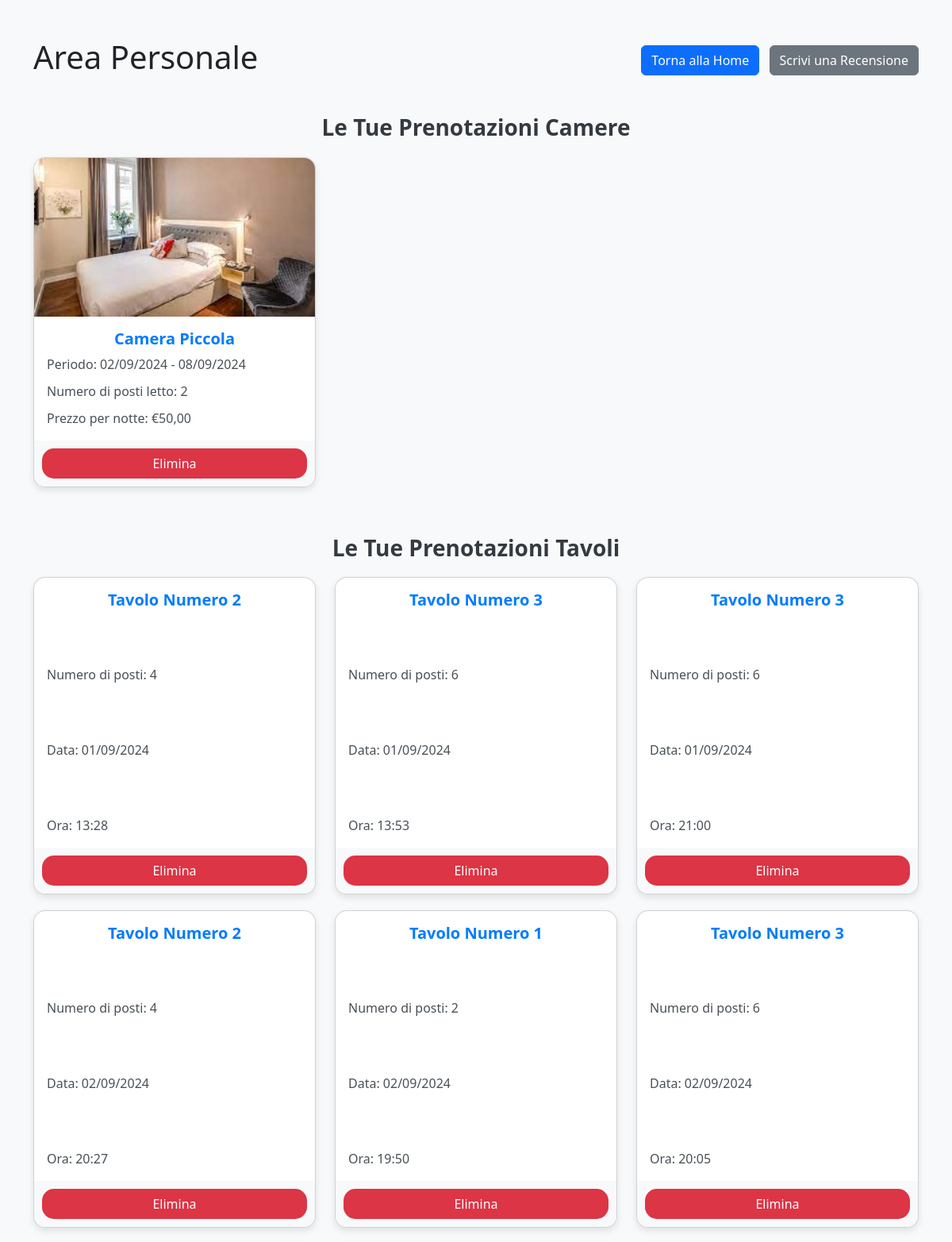
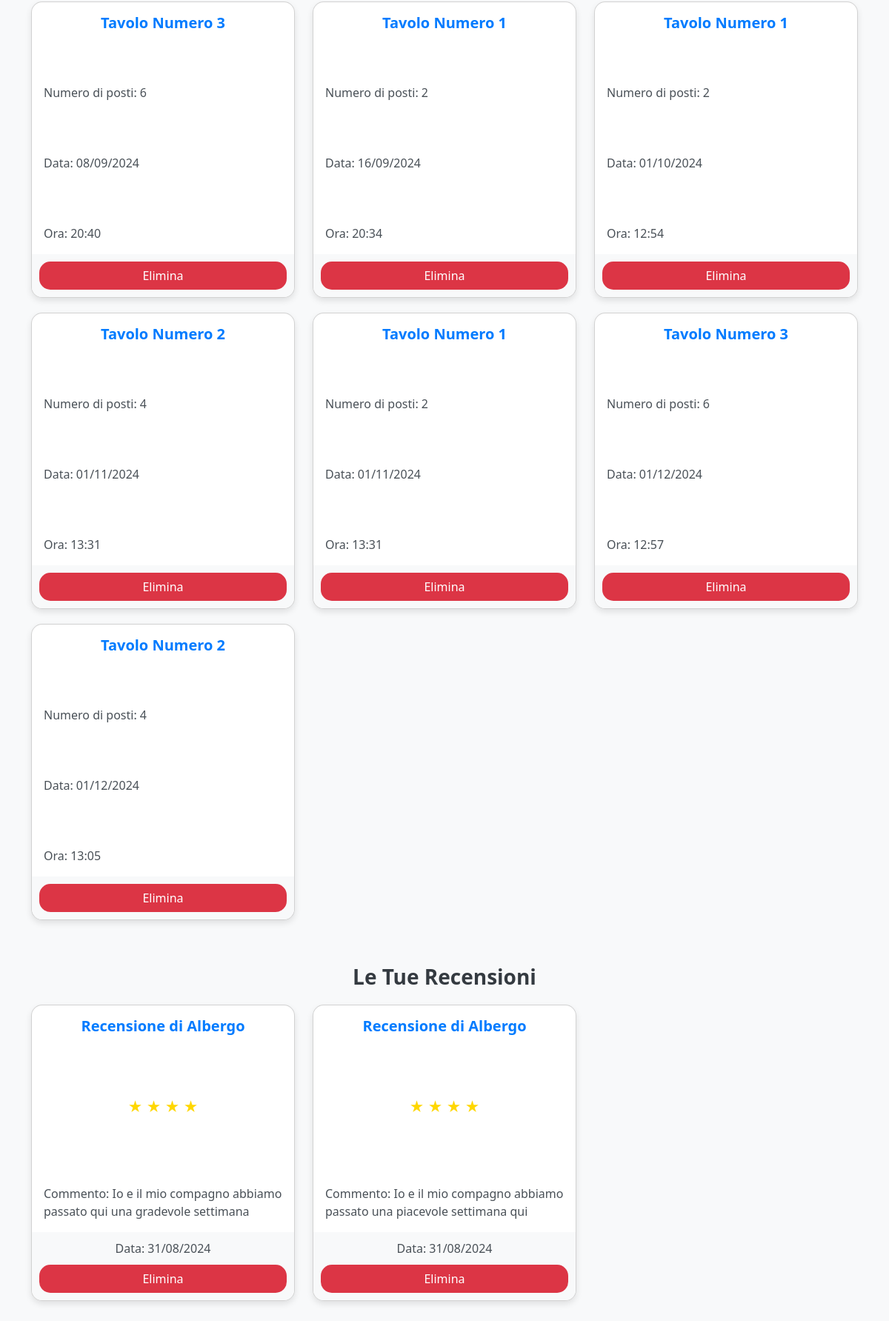
Before: /core/area_personale (signed in) with the older database file (2 pictures, top to bottom).
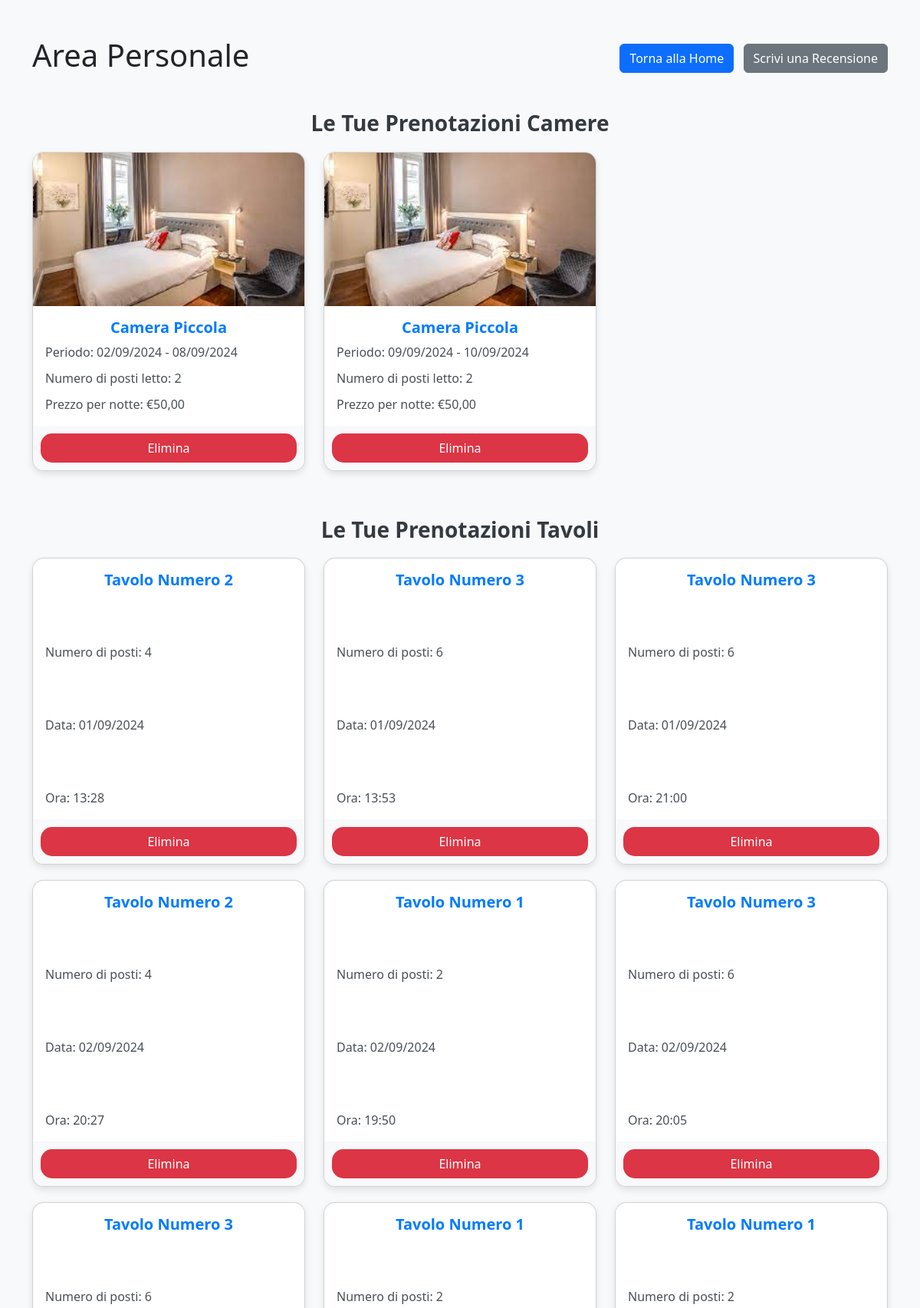
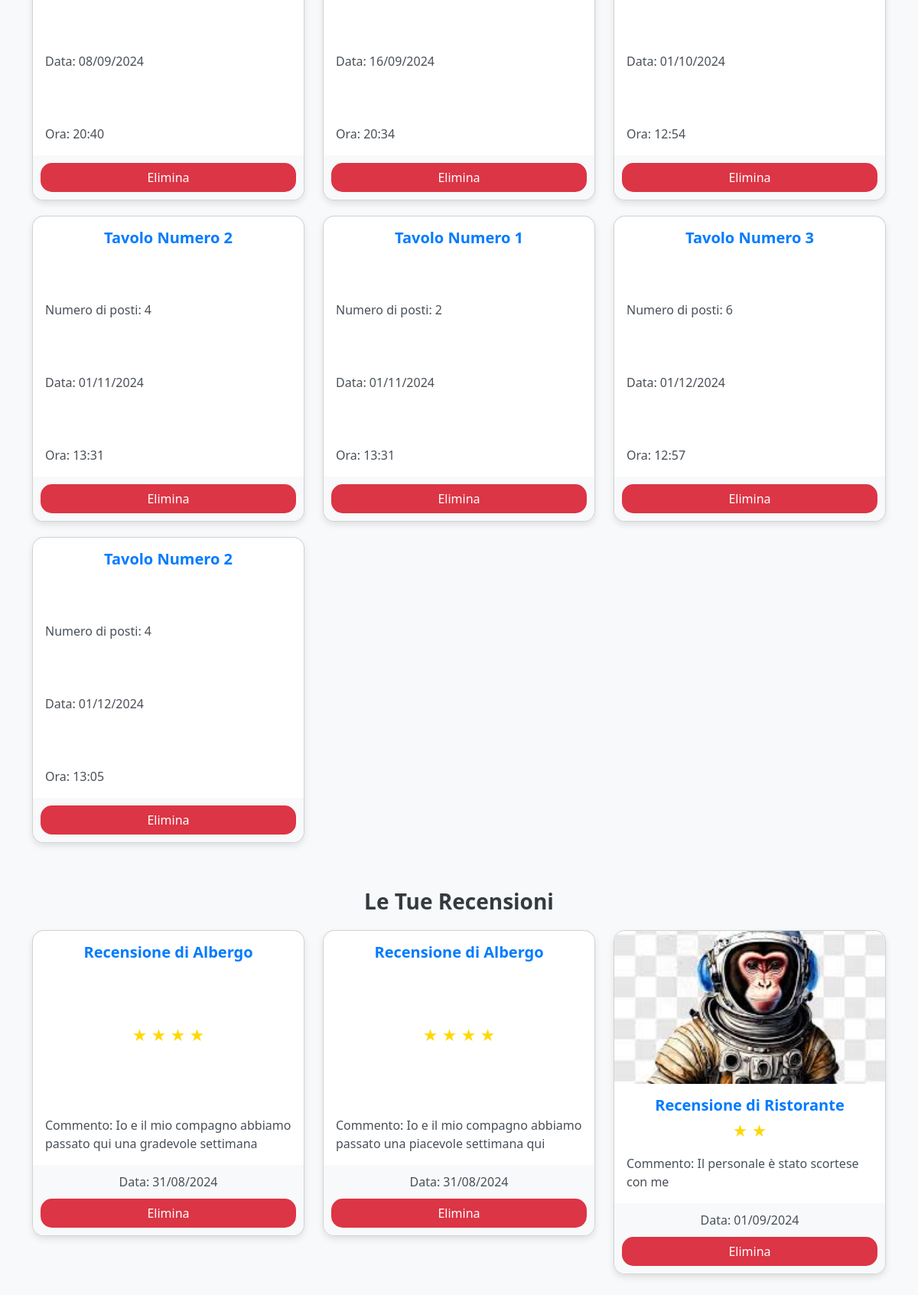
After: the same page with the newer database file (2 pictures, top to bottom).
### core/models.py (models this page shows, shortened)
class RoomBooking(models.Model):
    user = models.ForeignKey(User, on_delete=models.CASCADE, null=True, blank=True)
    camera = models.ForeignKey(Camera, on_delete=models.CASCADE)  # Associazione corretta alla classe Camera
    start_date = models.DateField()
    end_date = models.DateField()
    numero_telefono = models.CharField(max_length=15)
    email = models.EmailField()
    note = models.TextField(blank=True)
    created_at = models.DateTimeField(auto_now_add=True)
    class Meta:
        verbose_name = "Prenotazione"
        verbose_name_plural = "Prenotazioni"

class Camera(models.Model):
    SMALL = 'small'
    MEDIUM = 'medium'
    LARGE = 'large'
    ROOM_SIZE_CHOICES = [
        (SMALL, 'Piccola'),
        (MEDIUM, 'Media'),
        (LARGE, 'Grande'),
    ]
    tipo = models.CharField(max_length=10, choices=ROOM_SIZE_CHOICES)
    camere_totali = models.IntegerField(default=0)  # Numero totale di camere di questo tipo
    nome = models.CharField(max_length=50)
    numero_posti_letto = models.IntegerField(default=1)
    prezzo_per_notte = models.DecimalField(max_digits=10, decimal_places=2)  # Prezzo per notte
    descrizione = models.TextField(blank=True)
    MY_CONSTANT = "camere/"
    immagine1 = models.ImageField(upload_to= MY_CONSTANT, blank=True, null=True)
    immagine2 = models.ImageField(upload_to= MY_CONSTANT, blank=True, null=True)
    immagine3 = models.ImageField(upload_to= MY_CONSTANT, blank=True, null=True)
    class Meta:
        verbose_name = "Camera"
        verbose_name_plural = "Camere"

class TavoloBooking(models.Model):
    user = models.ForeignKey(User, on_delete=models.CASCADE)
    tavolo = models.ForeignKey(Tavolo, on_delete=models.CASCADE)
    data = models.DateField()
    orario_arrivo = models.TimeField()
    tipo_pasto = models.CharField(choices=[('pranzo', 'Pranzo'), ('cena', 'Cena')], max_length=15)
    numero_persone = models.IntegerField()
    numero_telefono = models.CharField(max_length=15)
    email = models.EmailField(max_length=254)
    note = models.TextField(blank=True)
    class Meta:
        verbose_name = "Prenotazione Tavolo"
        verbose_name_plural = "Prenotazioni Tavoli"
        ordering = ['data']  # Ordina le prenotazioni per data in modo crescente

class Tavolo(models.Model):
    numero = models.IntegerField(unique=True)
    posti = models.IntegerField()
    class Meta:
        verbose_name = "Tavolo"
        verbose_name_plural = "Tavoli"

class Recensione(models.Model):
    CATEGORIE = [
        ('ristorante', 'Ristorante'),
        ('albergo', 'Albergo'),
    ]
    user = models.ForeignKey(User, on_delete=models.CASCADE)
    voto = models.IntegerField(choices=[(i, str(i)) for i in range(1, 6)])
    commento = models.TextField()
    immagine = models.ImageField(upload_to='review_images/', null=True, blank=True)
    categoria = models.CharField(max_length=20, choices=CATEGORIE)
    data = models.DateField(default=timezone.now)
    created_at = models.DateTimeField(auto_now_add=True)
    class Meta:
        verbose_name = "Recensione"
        verbose_name_plural = "Recensioni"

### core/views.py (the view)
# urls.py: path('area_personale',views.area_personale, name='area_personale'),
@login_required
def area_personale(request):
    prenotazioni_camere = RoomBooking.objects.filter(user=request.user)
    prenotazioni_tavoli = TavoloBooking.objects.filter(user=request.user)
    recensioni = Recensione.objects.filter(user=request.user)
    context = {
        'prenotazioni_camere': prenotazioni_camere,
        'prenotazioni_tavoli': prenotazioni_tavoli,
        'recensioni': recensioni,
    }
    return render(request, 'core/area_personale.html', context)

### core/templates/core/area_personale.html (shortened to what the changed rows need)
<!doctype html>
<html lang="it">
  <head>
    <link href="https://cdn.jsdelivr.net/npm/bootstrap@5.3.3/dist/css/bootstrap.min.css" rel="stylesheet">
  </head>
  <body>
    <div class="container my-5">
      <div class="d-flex justify-content-between align-items-center mb-4">
        <h1 class="text-center">Area Personale</h1>
      </div>
      <h2 class="section-title">Le Tue Prenotazioni Camere</h2>
      <div class="row">
        {% for prenotazione in prenotazioni_camere %}
          <div class="col-md-4">
            <div class="card">
              <img src="{{ prenotazione.camera.immagine1.url }}" class="card-img-top" alt="Immagine camera">
              <div class="card-body">
                <h5 class="card-title">{{ prenotazione.camera.nome }}</h5>
                <p class="card-text">Periodo: {{ prenotazione.start_date|date:"d/m/Y" }} - {{ prenotazione.end_date|date:"d/m/Y" }}</p>
                <p class="card-text">Numero di posti letto: {{ prenotazione.camera.numero_posti_letto }}</p>
                <p class="card-text">Prezzo per notte: €{{ prenotazione.camera.prezzo_per_notte }}</p>
              </div>
              <div class="card-footer">
                <form method="POST" action="{% url 'elimina_prenotazione_camera' prenotazione.id %}">
                  <button type="submit" class="btn delete-btn" onclick="return confirm('Sei sicuro di voler eliminare questa prenotazione?');">Elimina</button>
                </form>
              </div>
            </div>
          </div>
        {% endfor %}
      </div>
      <h2 class="section-title">Le Tue Prenotazioni Tavoli</h2>
      <div class="row">
        {% for prenotazione in prenotazioni_tavoli %}
          <div class="col-md-4">
            <div class="card">
              <div class="card-body">
                <h5 class="card-title">Tavolo Numero {{ prenotazione.tavolo.numero }}</h5>
                <p class="card-text">Numero di posti: {{ prenotazione.tavolo.posti }}</p>
                <p class="card-text">Data: {{ prenotazione.data|date:"d/m/Y" }}</p>
                <p class="card-text">Ora: {{ prenotazione.orario_arrivo|date:"H:i" }}</p>
              </div>
              <div class="card-footer">
                <form method="POST" action="{% url 'elimina_prenotazione_tavolo' prenotazione.id %}">
                  <button type="submit" class="btn delete-btn" onclick="return confirm('Sei sicuro di voler eliminare questa prenotazione?');">Elimina</button>
                </form>
              </div>
            </div>
          </div>
        {% endfor %}
      </div>
      <h2 class="section-title">Le Tue Recensioni</h2>
      <div class="row">
        {% for recensione in recensioni %}
          <div class="col-md-4">
            <div class="card recensione-card">
              {% if recensione.immagine %}
                <img src="{{ recensione.immagine.url }}" class="card-img-top" alt="Immagine recensione">
              {% endif %}
              <div class="card-body">
                <h5 class="card-title">Recensione di {{ recensione.categoria|capfirst }}</h5>
                <div class="star-rating">
                  {% for i in "12345" %}
                    {% if forloop.counter <= recensione.voto %}
                      <span>&#9733;</span>
                    {% endif %}
                  {% endfor %}
                </div>
                <p class="card-text">Commento: {{ recensione.commento }}</p>
              </div>
              <div class="card-footer">
                <p class="card-text">Data: {{ recensione.data|date:"d/m/Y" }}</p>
                <form method="POST" action="{% url 'elimina_recensione' recensione.id %}" onsubmit="return confirm('Sei sicuro di voler eliminare questa recensione?');">
                  <button type="submit" class="btn delete-btn">Elimina</button>
                </form>
              </div>
            </div>
          </div>
        {% endfor %}
      </div>
    </div>
  </body>
</html>

Changed rows visible on the page:
added RoomBooking: camera.immagine1 (picture), camera.nome "Camera Piccola", start_date "09/09/2024", end_date "10/09/2024", camera.numero_posti_letto "2", camera.prezzo_per_notte "50,00"
added Recensione: immagine (picture), categoria "Ristorante", voto 2 (drawn), commento "Il personale è stato scortese con me", data "01/09/2024"
